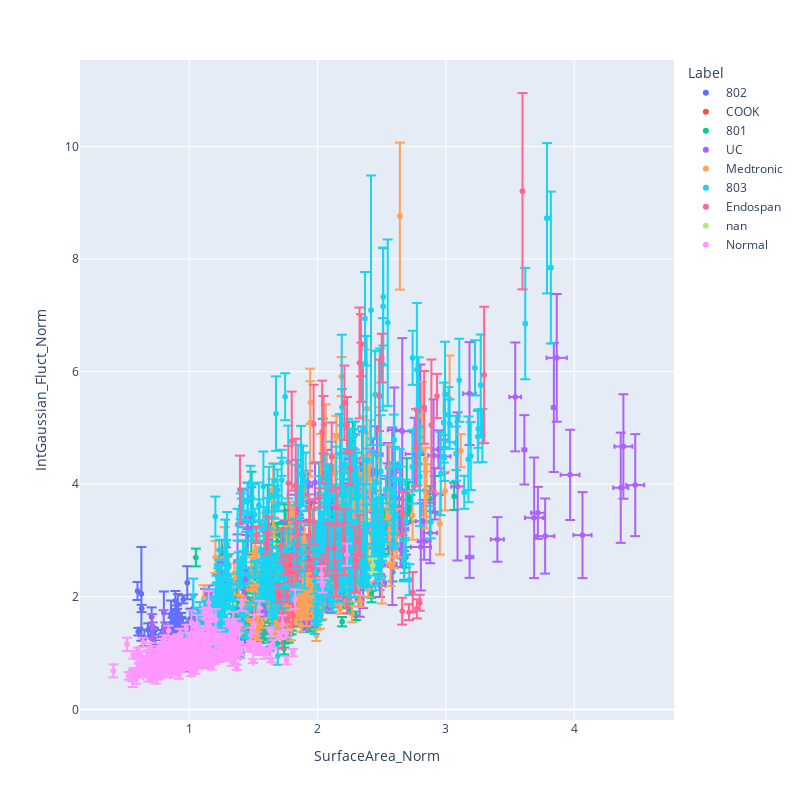

Notebook cell for this chart:
### Code cell
fig = px.scatter(
    results_meta,
    x='SurfaceArea_Norm',
    y='IntGaussian_Fluct_Norm',
    hover_name='Scan_ID',
    error_x='SurfaceArea_Norm_std',
    error_y='IntGaussian_Fluct_Norm_std',
    color='Label',
    width=800, height=800
)
fig.show()

### Figure 1 — Plotly figure (JSON) as saved in the notebook; plotly's stock layout.template omitted (floating-point values rounded to 4 significant figures; data arrays with more than 128 entries replaced by an {"elided": "..."} marker saying what was removed)
{"data": [{"error_x": {"array": {"elided": "174 float values"}}, "error_y": {"array": {"elided": "174 float values"}}, "hovertemplate": "<b>%{hovertext}</b><br><br>Label=802<br>SurfaceArea_Norm=%{x}<br>IntGaussian_Fluct_Norm=%{y}<extra></extra>", "hovertext": {"elided": "174 str values"}, "legendgroup": "802", "marker": {"color": "#636efa", "symbol": "circle"}, "mode": "markers", "name": "802", "showlegend": true, "type": "scattergl", "x": {"elided": "174 float values"}, "xaxis": "x", "y": {"elided": "174 float values"}, "yaxis": "y"}, {"error_x": {"array": [0.00782, 0.007749, 0.007047, 0.006017, 0.005092, 0.006228, 0.00521, 0.006031, 0.007218, 0.006926, 0.005903, 0.00501, 0.006797, 0.006432, 0.005437, 0.005939, 0.006351, 0.00668, 0.005749, 0.005953, 0.007327, 0.007586, 0.008023, 0.008091, 0.006198, 0.004978, 0.005941, 0.006906, 0.007318, 0.00584, 0.005134, 0.007732, 0.008687, 0.005358, 0.00508, 0.003776, 0.004599, 0.004647, 0.003861, 0.004747, 0.004768]}, "error_y": {"array": [0.4032, 0.3139, 0.107, 0.3552, 0.3715, 0.2966, 0.1377, 0.1021, 0.1574, 0.3351, 0.3121, 0.1085, 0.2335, 0.169, 0.1009, 0.1853, 0.1357, 0.1293, 0.2621, 0.3319, 0.1902, 0.1384, 0.21, 0.2292, 0.1555, 0.0909, 0.2569, 0.2044, 0.151, 0.1983, 0.2176, 0.2222, 0.2411, 0.16, 0.2459, 0.3054, 0.1886, 0.1468, 0.1815, 0.1809, 0.2187]}, "hovertemplate": "<b>%{hovertext}</b><br><br>Label=COOK<br>SurfaceArea_Norm=%{x}<br>IntGaussian_Fluct_Norm=%{y}<extra></extra>", "hovertext": ["CT1_1", "CT1_2", "CT1_3", "CT1_4", "CT1_5", "CT1_6", "CT2_1", "CT2_2", "CT2_3", "CT2_4", "CT2_5", "CT2_6", "CT2_7", "CT2_8", "CT2_9", "CT4_1", "CT4_2", "CT4_3", "CT4_4", "CT4_5", "CT4_6", "CT4_7", "CT4_8", "CT4_9", "CT5_1", "CT5_2", "CT5_3", "CT5_4", "CT5_5", "CT5_6", "CT5_7", "CT5_8", "CT5_9", "CT6_1", "CT6_2", "CT6_3", "CT6_4", "CT6_5", "CT6_6", "CT6_7", "CT6_9"], "legendgroup": "COOK", "marker": {"color": "#EF553B", "symbol": "circle"}, "mode": "markers", "name": "COOK", "showlegend": true, "type": "scattergl", "x": [2.212, 2.29, 2.146, 1.949, 1.865, 1.963, 1.862, 1.987, 2.005, 1.957, 1.929, 1.995, 2.001, 2.046, 2.038, 1.921, 2.003, 1.989, 1.828, 1.937, 2.037, 2.056, 2.063, 2.126, 1.985, 2.051, 2.007, 2.023, 1.996, 2.025, 2.034, 2.161, 2.092, 1.543, 1.652, 1.538, 1.475, 1.473, 1.503, 1.526, 1.534], "xaxis": "x", "y": [3.056, 2.931, 3.02, 3.302, 2.855, 2.695, 2.149, 2.199, 2.346, 2.65, 2.348, 2.043, 2.179, 2.093, 2.211, 2.92, 2.974, 2.773, 3.258, 3.037, 3.108, 3.078, 3.002, 3.188, 2.481, 2.513, 2.992, 2.793, 3.126, 2.902, 3.095, 3.066, 3.486, 1.886, 1.857, 1.91, 1.52, 1.577, 1.597, 1.723, 1.798], "yaxis": "y"}, {"error_x": {"array": {"elided": "230 float values"}}, "error_y": {"array": {"elided": "230 float values"}}, "hovertemplate": "<b>%{hovertext}</b><br><br>Label=801<br>SurfaceArea_Norm=%{x}<br>IntGaussian_Fluct_Norm=%{y}<extra></extra>", "hovertext": {"elided": "230 str values"}, "legendgroup": "801", "marker": {"color": "#00cc96", "symbol": "circle"}, "mode": "markers", "name": "801", "showlegend": true, "type": "scattergl", "x": {"elided": "230 float values"}, "xaxis": "x", "y": {"elided": "230 float values"}, "yaxis": "y"}, {"error_x": {"array": {"elided": "162 float values"}}, "error_y": {"array": {"elided": "162 float values"}}, "hovertemplate": "<b>%{hovertext}</b><br><br>Label=UC<br>SurfaceArea_Norm=%{x}<br>IntGaussian_Fluct_Norm=%{y}<extra></extra>", "hovertext": {"elided": "162 str values"}, "legendgroup": "UC", "marker": {"color": "#ab63fa", "symbol": "circle"}, "mode": "markers", "name": "UC", "showlegend": true, "type": "scattergl", "x": {"elided": "162 float values"}, "xaxis": "x", "y": {"elided": "162 float values"}, "yaxis": "y"}, {"error_x": {"array": {"elided": "219 float values"}}, "error_y": {"array": {"elided": "219 float values"}}, "hovertemplate": "<b>%{hovertext}</b><br><br>Label=Medtronic<br>SurfaceArea_Norm=%{x}<br>IntGaussian_Fluct_Norm=%{y}<extra></extra>", "hovertext": {"elided": "219 str values"}, "legendgroup": "Medtronic", "marker": {"color": "#FFA15A", "symbol": "circle"}, "mode": "markers", "name": "Medtronic", "showlegend": true, "type": "scattergl", "x": {"elided": "219 float values"}, "xaxis": "x", "y": {"elided": "219 float values"}, "yaxis": "y"}, {"error_x": {"array": {"elided": "417 float values"}}, "error_y": {"array": {"elided": "417 float values"}}, "hovertemplate": "<b>%{hovertext}</b><br><br>Label=803<br>SurfaceArea_Norm=%{x}<br>IntGaussian_Fluct_Norm=%{y}<extra></extra>", "hovertext": {"elided": "417 str values"}, "legendgroup": "803", "marker": {"color": "#19d3f3", "symbol": "circle"}, "mode": "markers", "name": "803", "showlegend": true, "type": "scattergl", "x": {"elided": "417 float values"}, "xaxis": "x", "y": {"elided": "417 float values"}, "yaxis": "y"}, {"error_x": {"array": [0.01075, 0.008636, 0.01032, 0.01243, 0.01102, 0.006386, 0.007932, 0.002275, 0.00521, 0.00829, 0.007597, 0.008134, 0.01018, 0.005745, 0.006818, 0.005644, 0.006855, 0.003199, 0.004385, 0.006454, 0.005804, 0.007904, 0.008545, 0.006253, 0.009703, 0.006018, 0.006663, 0.01033, 0.008838, 0.005874, 0.004921, 0.007126, 0.008105, 0.01098, 0.008072, 0.005256, 0.005422, 0.003758, 0.006136, 0.00981, 0.005787, 0.007729, 0.006373, 0.007791, 0.004254, 0.0063, 0.00599, 0.005316, 0.008101, 0.007246, 0.01002, 0.007898, 0.007851, 0.007132, 0.009936, 0.009074, 0.006014, 0.004294, 0.007107, 0.008038, 0.01188, 0.01046, 0.006486, 0.006118, 0.007283]}, "error_y": {"array": [0.2963, 0.5845, 0.66, 0.6865, 1.167, 0.1609, 0.317, 0.08586, 0.6617, 0.8781, 0.9842, 0.5257, 0.4964, 0.3072, 0.4629, 0.188, 0.1142, 0.1058, 0.2631, 0.6105, 0.1704, 0.1381, 0.4023, 0.698, 0.5096, 0.1776, 0.2462, 0.5842, 0.6458, 0.6346, 0.232, 0.3926, 1.212, 1.743, 0.2895, 0.1715, 0.605, 0.1499, 0.1821, 0.3629, 0.05587, 0.4822, 0.5519, 0.4333, 0.3935, 0.103, 0.1942, 0.1997, 0.3209, 0.1235, 0.3756, 0.08545, 0.1534, 0.4162, 0.9111, 0.3334, 0.1596, 0.08392, 0.2389, 0.3549, 0.1699, 0.1413, 0.1407, 0.2425, 0.8473]}, "hovertemplate": "<b>%{hovertext}</b><br><br>Label=Endospan<br>SurfaceArea_Norm=%{x}<br>IntGaussian_Fluct_Norm=%{y}<extra></extra>", "hovertext": ["KT10_1", "KT11_1", "KT11_2", "KT11_7", "KT11_8", "KT12_1", "KT12_2", "KT12_7", "KT13_1", "KT13_2", "KT14_1", "KT14_2", "KT14_6", "KT14_7", "KT15_1", "KT15_2", "KT15_7", "KT16_1", "KT16_2", "KT17_1", "KT17_2", "KT18_1", "KT18_2", "KT19_1", "KT19_2", "KT1_1", "KT1_2", "KT1_8", "KT20_1", "KT22_1", "KT23_1", "KT23_2", "KT24_1", "KT24_2", "KT25_1", "KT25_2", "KT26_1", "KT26_2", "KT27_1", "KT27_2", "KT28_1", "KT28_2", "KT2_1", "KT2_2", "KT2_8", "KT3_1", "KT3_2", "KT3_8", "KT4_1", "KT4_2", "KT4_8", "KT5_1", "KT5_2", "KT5_8", "KT6_1", "KT6_2", "KT7_1", "KT7_2", "KT8_1", "KT8_2", "KT8_6", "KT8_7", "KT8_8", "KT9_1", "KT9_2"], "legendgroup": "Endospan", "marker": {"color": "#FF6692", "symbol": "circle"}, "mode": "markers", "name": "Endospan", "showlegend": true, "type": "scattergl", "x": [1.719, 2.205, 2.208, 2.766, 2.887, 1.69, 1.799, 1.769, 1.771, 1.799, 2.326, 2.341, 2.23, 2.252, 2.079, 2.145, 2.305, 1.695, 1.933, 2.11, 2.013, 1.785, 1.97, 1.969, 2.046, 2.32, 1.933, 2.292, 2.83, 2.479, 1.77, 1.842, 3.298, 3.596, 1.615, 1.749, 1.395, 1.524, 2.051, 2.326, 1.723, 1.72, 2.338, 2.5, 2.93, 1.763, 1.599, 1.808, 2.139, 2.229, 2.662, 1.929, 2.022, 2.131, 2.035, 2.145, 1.962, 1.835, 2.659, 2.742, 2.774, 2.796, 2.712, 2.2, 1.83], "xaxis": "x", "y": [2.905, 2.976, 5.449, 4.648, 5.049, 2.07, 2.444, 1.634, 4.02, 4.767, 6.155, 5.99, 5.053, 4.293, 2.849, 2.198, 2.636, 2.007, 3.061, 4.486, 3.76, 2.569, 3.334, 5.069, 5.057, 2.981, 3.574, 2.659, 5.366, 5.578, 2.487, 2.93, 5.942, 9.206, 3.135, 2.577, 3.903, 3.103, 2.567, 3.091, 1.645, 1.559, 6.47, 6.241, 5.568, 2.006, 2.955, 1.668, 2.321, 1.834, 3.475, 2.544, 2.514, 2.88, 4.928, 3.605, 2.525, 2.372, 1.745, 2.084, 1.789, 1.895, 1.727, 3.064, 3.962], "yaxis": "y"}, {"error_x": {"array": [0.00801]}, "error_y": {"array": [0.1194]}, "hovertemplate": "<b>%{hovertext}</b><br><br>Label=nan<br>SurfaceArea_Norm=%{x}<br>IntGaussian_Fluct_Norm=%{y}<extra></extra>", "hovertext": ["KT28_7"], "legendgroup": "nan", "marker": {"color": "#B6E880", "symbol": "circle"}, "mode": "markers", "name": "nan", "showlegend": true, "type": "scattergl", "x": [2.429], "xaxis": "x", "y": [2.56], "yaxis": "y"}, {"error_x": {"array": {"elided": "330 float values"}}, "error_y": {"array": {"elided": "330 float values"}}, "hovertemplate": "<b>%{hovertext}</b><br><br>Label=Normal<br>SurfaceArea_Norm=%{x}<br>IntGaussian_Fluct_Norm=%{y}<extra></extra>", "hovertext": {"elided": "330 str values"}, "legendgroup": "Normal", "marker": {"color": "#FF97FF", "symbol": "circle"}, "mode": "markers", "name": "Normal", "showlegend": true, "type": "scattergl", "x": {"elided": "330 float values"}, "xaxis": "x", "y": {"elided": "330 float values"}, "yaxis": "y"}], "layout": {"height": 800, "legend": {"title": {"text": "Label"}, "tracegroupgap": 0}, "margin": {"t": 60}, "width": 800, "xaxis": {"anchor": "y", "domain": [0, 1], "title": {"text": "SurfaceArea_Norm"}}, "yaxis": {"anchor": "x", "domain": [0, 1], "title": {"text": "IntGaussian_Fluct_Norm"}}}}
